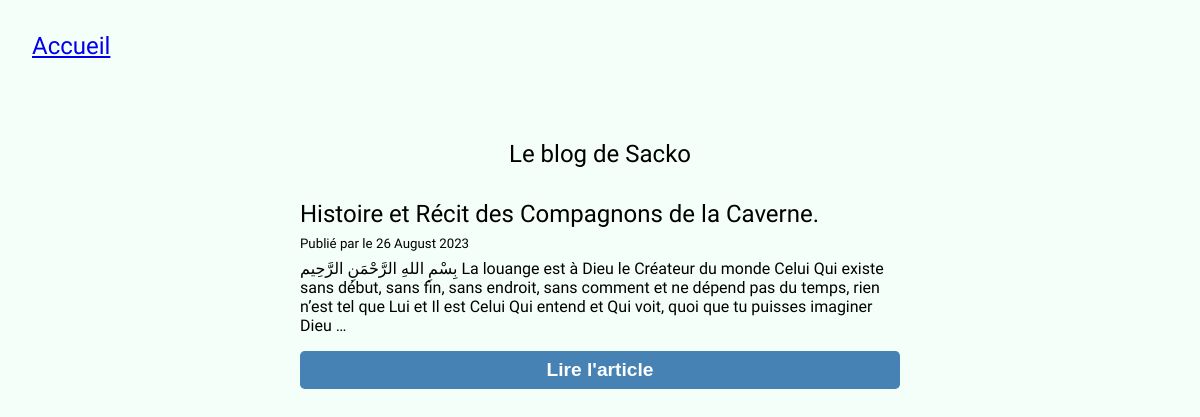
The page /blog/ on the database as committed earlier.
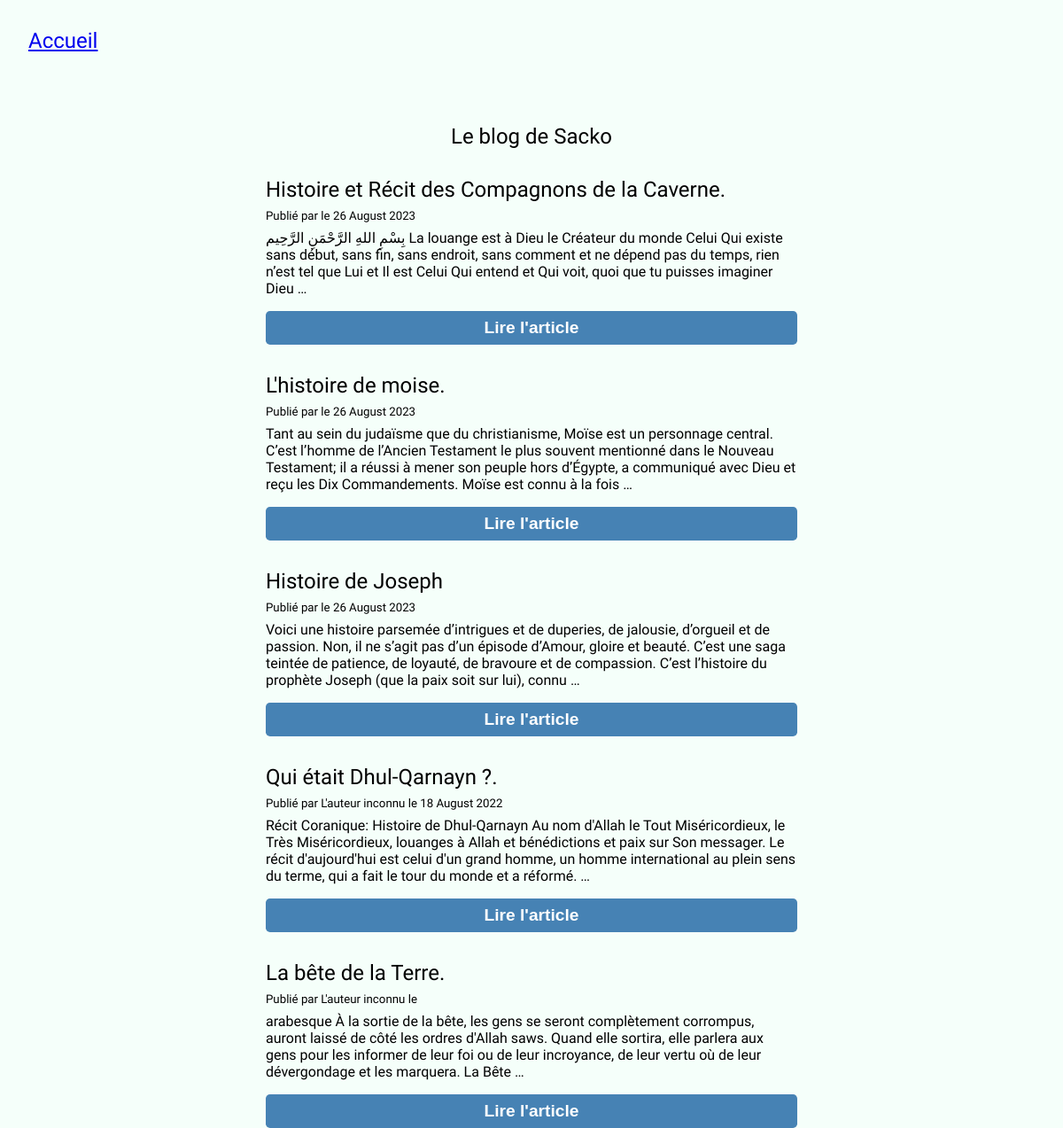
The same page on the database as committed later.
### posts/models.py (models this page shows, shortened)
class BlogPost(models.Model):
    title = models.CharField(max_length=255, unique=True, verbose_name="Titre")# verbose_name permet de donner un label qui doit s'afficher dans les formulaires
    slug = models.CharField(max_length=255, unique=True, blank=True)
    author = models.ForeignKey(User, on_delete=models.SET_NULL, null=True, blank=True)
    last_updated = models.DateTimeField(auto_now=True)
    created_on = models.DateField(blank=True, null=True)
    published = models.BooleanField(default=False, verbose_name="Publié")
    content = models.TextField(blank=True, verbose_name="Contenu")
    thumbnail = models.ImageField(blank=True, upload_to='blog')
    class Meta:
        ordering = ['-created_on']
        verbose_name = "Article"
    @property
    def author_or_default(self):
        return self.author if self.author else "L'auteur inconnu"

### posts/views.py (the view)
# urls.py: path('', BlogHome.as_view(), name="home"),
class BlogHome(ListView):
    model = BlogPost
    context_object_name = "posts"
    def get_queryset(
            self):  # ici on verifie si le user est connecté pour lui envoyer tous les article, sinon seulement ceux publiés.
        queryset = super().get_queryset()
        if self.request.user.is_authenticated:
            return queryset
        else:
            return queryset.filter(published=True)

### posts/templates/posts/blogpost_list.html (shortened to what this page needs)
{% extends 'base.html' %}
{% block content %}
    <h1> Le blog de Sacko</h1>
    {% for post in posts %}
        <article>
          <div class="post-title">
               <h2>{{ post.title}}</h2>
          </div>
            <h5 class="post-author">Publié par <i>{{ post.author_or_default }}</i> le {{ post.created_on|date:'j F Y' }} </h5>
            <p class="post-excerpt">{{ post.content|safe|truncatewords:50 }}</p>
            <form action="{% url 'posts:post' slug=post.slug %}">
              <button class="btn btn-submit">Lire l'article</button>
            </form>
        </article>
    {% endfor %}
{% endblock %}

### templates/base.html (shortened to what this page needs)
{% load static %}
<!DOCTYPE html>
<html lang="fr">
<head>
    <link rel="stylesheet" href="{% static 'css/style.css' %}">
</head>
<body>
    <nav>
        <a href="{% url 'posts:home' %}">Accueil</a>
    </nav>
    <section id="blog">
        {% block content %}
        {% endblock  %}
    </section>
</body>
</html>

### posts/static/css/style.css (style rules this page uses)
body { background-color: mintcream; font-family: 'Raleway', sans-serif; }
nav { margin: 2rem; display: flex; justify-content: space-between; font-size: 1.5rem; }
#blog { display: flex; flex-direction: column; align-items: center; margin-top: 5rem; }
#blog article { width: 50%; margin-top: 2rem; }
.post-title { display:flex; align-items: center; }
.post-author { margin: .5rem 0; }
.post-excerpt { margin-bottom: 1rem; }
.btn { padding: .5rem; border:none; font-weight: 600; font-size: 1.2rem; border-radius: .3rem; color: white; width: 100%; cursor: pointer; }
.btn-submit { background-color: steelblue; }

Rows that differ between the two databases and show on the page:
added BlogPost: title "L'histoire de moise.", created_on "26 August 2023", content "Tant au sein du judaïsme que du christianisme, Moïse est un personnage central. C’est l’homme de l’Ancien Testament le plus souvent mentionné dans le Nouveau Testament; il a réussi à mener son peuple hors d’Égypte, a communiqué avec Dieu et reçu les Dix Commandements. Moïse est connu à la fois …"
added BlogPost: title "Histoire de Joseph", created_on "26 August 2023", content "Voici une histoire parsemée d’intrigues et de duperies, de jalousie, d’orgueil et de passion. Non, il ne s’agit pas d’un épisode d’Amour, gloire et beauté. C’est une saga teintée de patience, de loyauté, de bravoure et de compassion. C’est l’histoire du prophète Joseph (que la paix soit sur lui), connu …"
added BlogPost: title "Qui était Dhul-Qarnayn ?.", author_or_default "L'auteur inconnu", created_on "18 August 2022", content "Récit Coranique: Histoire de Dhul-Qarnayn Au nom d'Allah le Tout Miséricordieux, le Très Miséricordieux, louanges à Allah et bénédictions et paix sur Son messager. Le récit d'aujourd'hui est celui d'un grand homme, un homme international au plein sens du terme, qui a fait le tour du monde et a réformé. …"
added BlogPost: title "La bête de la Terre.", author_or_default "L'auteur inconnu", content "arabesque À la sortie de la bête, les gens se seront complètement corrompus, auront laissé de côté les ordres d'Allah saws. Quand elle sortira, elle parlera aux gens pour les informer de leur foi ou de leur incroyance, de leur vertu où de leur dévergondage et les marquera. La Bête …"
